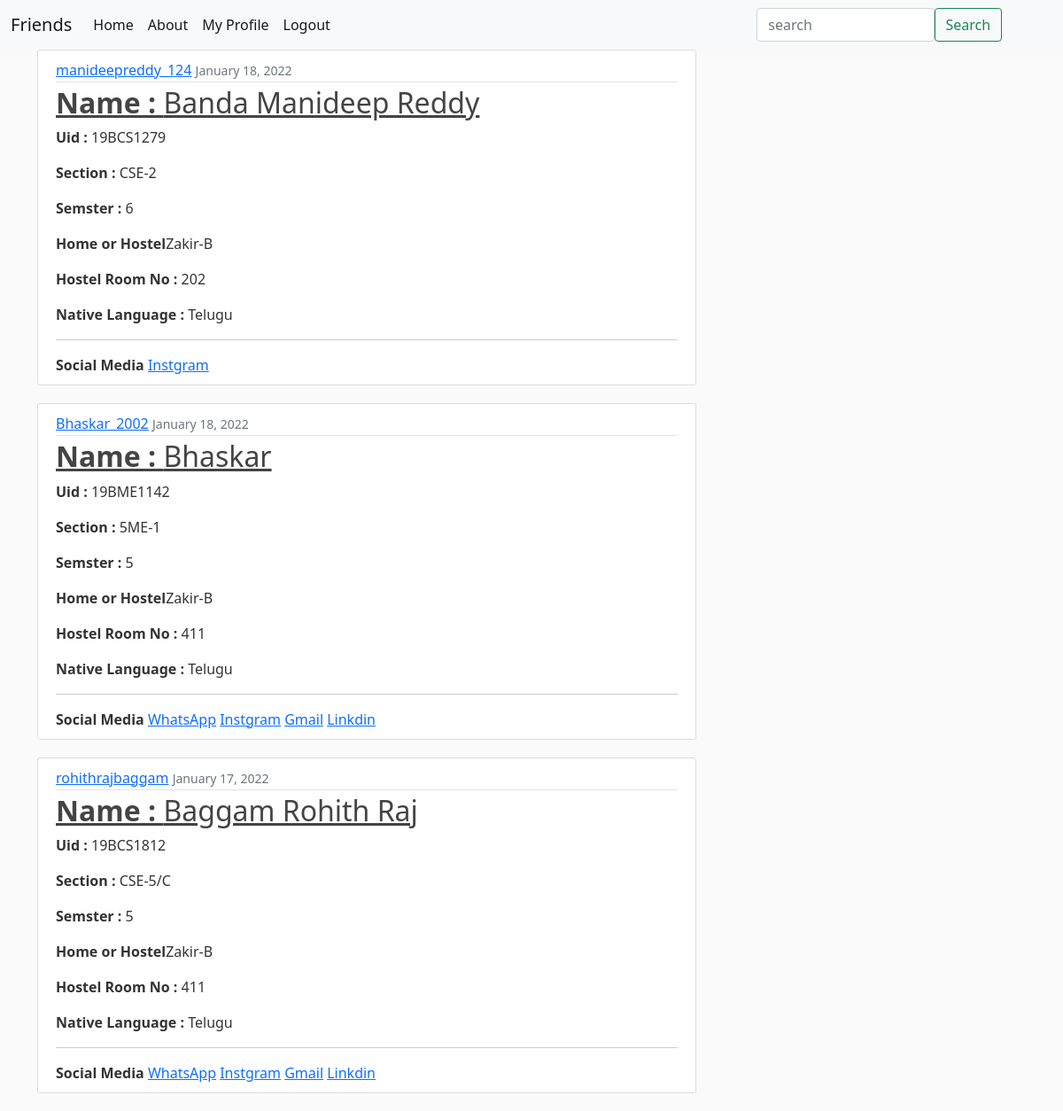
Screenshot of / (signed in) with the database file from the repository.
### blog/models.py (models this page shows, shortened)
class Post(models.Model):
    name        = models.CharField(max_length=100)
    user_posted = models.ForeignKey(User, on_delete=models.CASCADE)
    uid         = models.CharField(max_length=10, unique=True)
    section     = models.CharField(max_length=10, blank=True)
    semster     = models.IntegerField( blank=True)
    hostel_or_Home  = models.CharField(max_length=20, blank=True)
    hostel_number   = models.PositiveIntegerField(default=None, blank=True)
    native_language = models.CharField(max_length=10, default=None)
    languages_known = models.CharField(max_length=100, default=None) # add languages functionality for next update
    hoddies     = models.CharField(max_length=100, blank=True)
    address     = models.TextField(default=None, blank=True)
    state       = models.CharField(max_length=40, default=None)
    country     = models.CharField(max_length=20, default='India')
    instagram   = models.CharField(max_length=100, default=None, blank=True)
    gmail       = models.EmailField(max_length=100, blank=True)
    linkdin     = models.CharField(max_length=100, default=User, blank=True)
    whatsapp    = models.CharField(max_length=100, default=User, blank=True)
    date_posted = models.DateTimeField(default=timezone.now)

### blog/views.py (the view)
# urls.py: path('', login_required(PostListView.as_view()), name='home'),
class PostListView(ListView):
    model = Post
    login_required = True
    template_name = 'blog/home.html'
    context_object_name = 'posts'
    ordering = ['-date_posted']
    paginate_by = 3

### blog/templates/blog/home.html (shortened to what this page needs)
{% extends 'blog/base.html' %}
{% block content %}
    {% for post in posts %}
        <article class="media content-section">
            <div class="media-body">
            <div class="article-metadata">
                <a class="mr-2" href="{%url 'user-posts' post.user_posted.username %}">{{ post.user_posted }}</a>
                <small class="text-muted">{{ post.date_posted|date:"F d, Y" }}</small>
            </div>
            {% if  post.name %}
            <h2><a class="article-title" href="{%url 'post-detail' post.id%}"><b>Name : </b>{{ post.name }}</a></h2>
            {% endif %}
            {% if  post.uid %}
            <p class="article-content"> <b>Uid : </b> {{ post.uid }}</p>
            {% endif %}
            {% if  post.section %}
            <p class="article-content"><b>Section : </b>{{ post.section }}</p>
            {% endif %}
            {% if  post.semster %}
            <p class="article-content"><b>Semster : </b>{{ post.semster }}</p>
            {% endif %}
            {% if  post.hostel_or_Home %}
            <p class="article-content"><b>Home or Hostel</b>{{ post.hostel_or_Home }}</p>
            {% endif %}
            {% if  post.hostel_number %}
            <p class="article-content"><b>Hostel Room No : </b>{{ post.hostel_number }}</p>
            {% endif %}
            {% if  post.native_language %}
            <p class="article-content"><b>Native Language : </b>{{ post.native_language }}</p>
            {% endif %}
            </div>
            <hr>
            <div>
                <b>Social Media</b>
            {% if  post.whatsapp %}
                <a href="https://wa.me/{{post.whatsapp}}" target="_blank">WhatsApp</a>
                {% endif %}
            {% if  post.instagram %}
                <a href="https://instagram.com/{{post.instagram}}" target="_blank">Instgram</a>
                {% endif %}
            {% if  post.gmail %}
                <a href="mailto:{{post.gmail}}" target="_blank">Gmail</a>
                {% endif %}
            {% if  post.linkdin %}
                <a href="{{post.linkdin}}" target="_blank">Linkdin</a>
                {% endif %}
            </div>
        </article>
    {% endfor %}
{% endblock %}

### blog/templates/blog/base.html (shortened to what this page needs)
{% load static %}
<!doctype html>
<html lang="en">
  <head>
    <link href="https://cdn.jsdelivr.net/npm/bootstrap@5.1.3/dist/css/bootstrap.min.css" rel="stylesheet">
    <link rel="stylesheet" type="text/css" href="{% static 'blog/main.css' %}">
  </head>
  <body>
    <nav class="navbar navbar-expand-lg navbar-light bg-light">
        <div class="container-fluid">
          <a class="navbar-brand" href="{% url 'home' %}">Friends</a>
          <div class="collapse navbar-collapse" id="navbarSupportedContent">
            <ul class="navbar-nav me-auto mb-2 mb-lg-0">
              <li class="nav-item">
                <a class="nav-link active" aria-current="page" href="{% url 'home' %}">Home</a>
              </li>
              <li class="nav-item">
                <a class="nav-link active" aria-current="page" href="{% url 'about'%}">About</a>
              </li>
              {% if user.is_authenticated %}
              <li class="nav-item">
                <a class="nav-link active" aria-current="page" href="{% url 'profile-view'%}">My Profile</a>
              </li>
              <li class="nav-item">
                <a class="nav-link active" aria-current="page" href="{% url 'logout'%}">Logout</a>
              </li>
              {% endif %}
            </ul>
            <form action="{% url 'search' %}" class="d-flex" method="GET">
              <input type="text" class="form-control" style="width:60%" placeholder="search" name='keyword'>
              <button class="btn btn-outline-success" name="keyword" type="submit">Search</button>
            </form>
          </div>
        </div>
      </nav>
    <div class="container">
          <div class="col-md-8">
            {% block content %}{% endblock %}
          </div>
    </div>
  </body>
</html>

### blog/static/blog/main.css (style rules this page uses)
body { background: #fafafa; color: #333333; }
h1, h2, h3, h4, h5, h6 { color: #444444; }
ul { margin: 0; }
.content-section { background: #ffffff; padding: 10px 20px; border: 1px solid #dddddd; border-radius: 3px; margin-bottom: 20px; }
.article-title { color: #444444; }
.article-content { white-space: pre-line; }
.article-metadata { padding-bottom: 1px; margin-bottom: 4px; border-bottom: 1px solid #e3e3e3 }

### rows the page displays
Post: user_posted "manideepreddy_124", date_posted "January 18, 2022", name "Banda Manideep Reddy", uid "19BCS1279", section "CSE-2", semster "6", hostel_or_Home "Zakir-B", hostel_number "202", native_language "Telugu"
Post: user_posted "Bhaskar_2002", date_posted "January 18, 2022", name "Bhaskar", uid "19BME1142", section "5ME-1", semster "5", hostel_or_Home "Zakir-B", hostel_number "411", native_language "Telugu"
Post: user_posted "rohithrajbaggam", date_posted "January 17, 2022", name "Baggam Rohith Raj", uid "19BCS1812", section "CSE-5/C", semster "5", hostel_or_Home "Zakir-B", hostel_number "411", native_language "Telugu"
